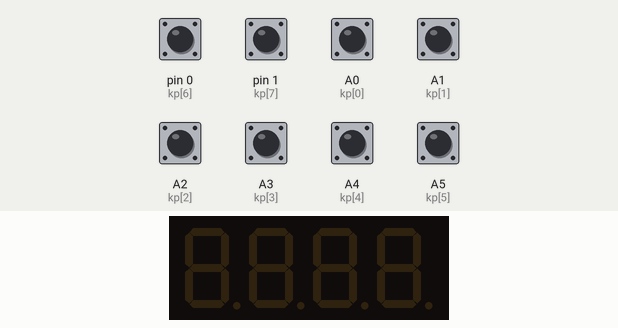
The sketch below on a simulated Arduino Uno, built with avr-gcc and run on an emulated ATmega328P. Parts: 4-digit seven-segment display. The inputs (shaded band) are chosen by the test bench; at power-on: A0 (kp[0]), A1 (kp[1]), A2 (kp[2]), A3 (kp[3]), A4 (kp[4]), A5 (kp[5]), pin 0 (kp[6]), pin 1 (kp[7]) HIGH.

Above: at 1.2 s.
Timing chart, 0 to 0.7 s (numbered marks = the images above; inputs shaded):
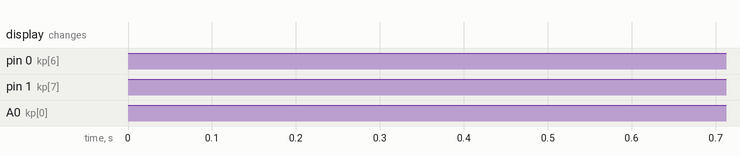

The sketch:

teclado_scanner_display.ino
```cpp
/*
 * Scanner de teclado 4x4 com FEEDBACK NO DISPLAY (sem Serial).
 * Display + teclado juntos no Uno (usa todos os 20 GPIO).
 *
 * Display 3461AS-1 (catodo comum) - pinos Arduino (ver README):
 *   Segmentos A..DP -> D2..D9 ; Digitos 1..4 -> D10..D13
 *
 * Teclado 4x4 (8 pinos do conector, esq->dir) -> pinos que sobraram:
 *   conector 1 -> A0
 *   conector 2 -> A1
 *   conector 3 -> A2
 *   conector 4 -> A3
 *   conector 5 -> A4
 *   conector 6 -> A5
 *   conector 7 -> D0
 *   conector 8 -> D1
 *
 * O que faz: descobre qual PAR de pinos do conector cada tecla fecha e mostra
 * no display o par como dois digitos (ex.: tecla que liga conector 3 e 7 -> "37").
 * Sem tecla apertada: display apagado.
 *
 * NOTA: com fio em D0/D1, se o upload falhar, tire esses 2 fios, suba, replugue.
 */

#include "SevSeg.h"

SevSeg sevseg;

const byte kp[8] = {A0, A1, A2, A3, A4, A5, 0, 1};   // conector 1..8

void soltarTodos() {
  for (byte i = 0; i < 8; i++) pinMode(kp[i], INPUT_PULLUP);
}

void setup() {
  byte digitPins[]   = {10, 11, 12, 13};
  byte segmentPins[] = {2, 3, 4, 5, 6, 7, 8, 9};   // A B C D E F G DP
  sevseg.begin(COMMON_CATHODE, 4, digitPins, segmentPins,
               true /*resistorsOnSegments*/, false, false /*leadingZeros*/, true);
  sevseg.setBrightness(90);
  soltarTodos();
  sevseg.blank();
}

void loop() {
  int a = -1, b = -1;

  for (byte i = 0; i < 8 && a < 0; i++) {
    pinMode(kp[i], OUTPUT);
    digitalWrite(kp[i], LOW);
    for (byte j = 0; j < 8; j++) {
      if (j == i) continue;
      if (digitalRead(kp[j]) == LOW) { a = i; b = j; break; }
    }
    pinMode(kp[i], INPUT_PULLUP);
  }

  if (a >= 0) {
    int lo = min(a, b) + 1;
    int hi = max(a, b) + 1;
    sevseg.setNumber(lo * 10 + hi, 0);   // ex.: conector 3 e 7 -> "37"
  } else {
    sevseg.blank();
  }

  sevseg.refreshDisplay();
}
```
